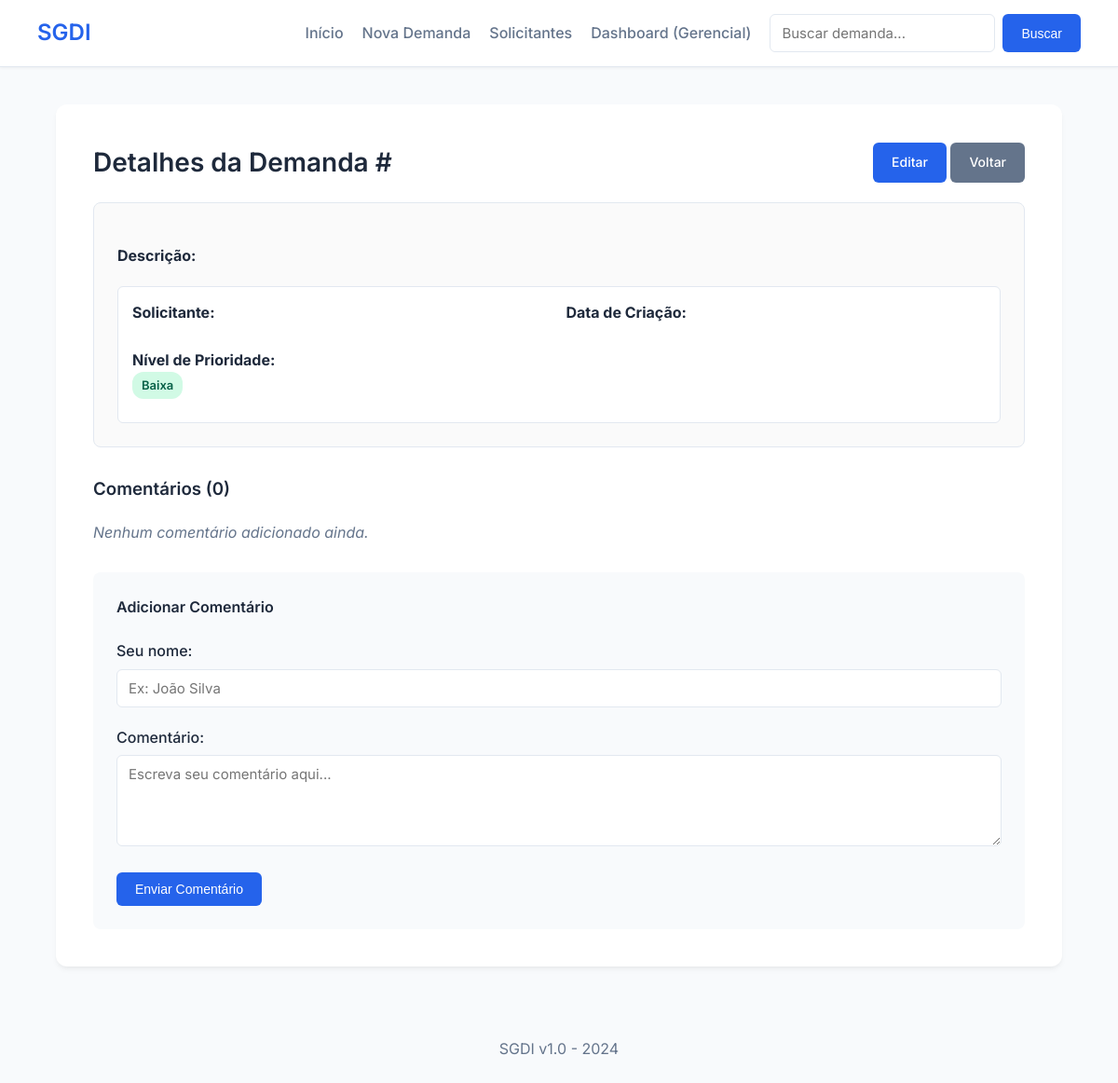
Page /detalhes/10 on the earlier database version.
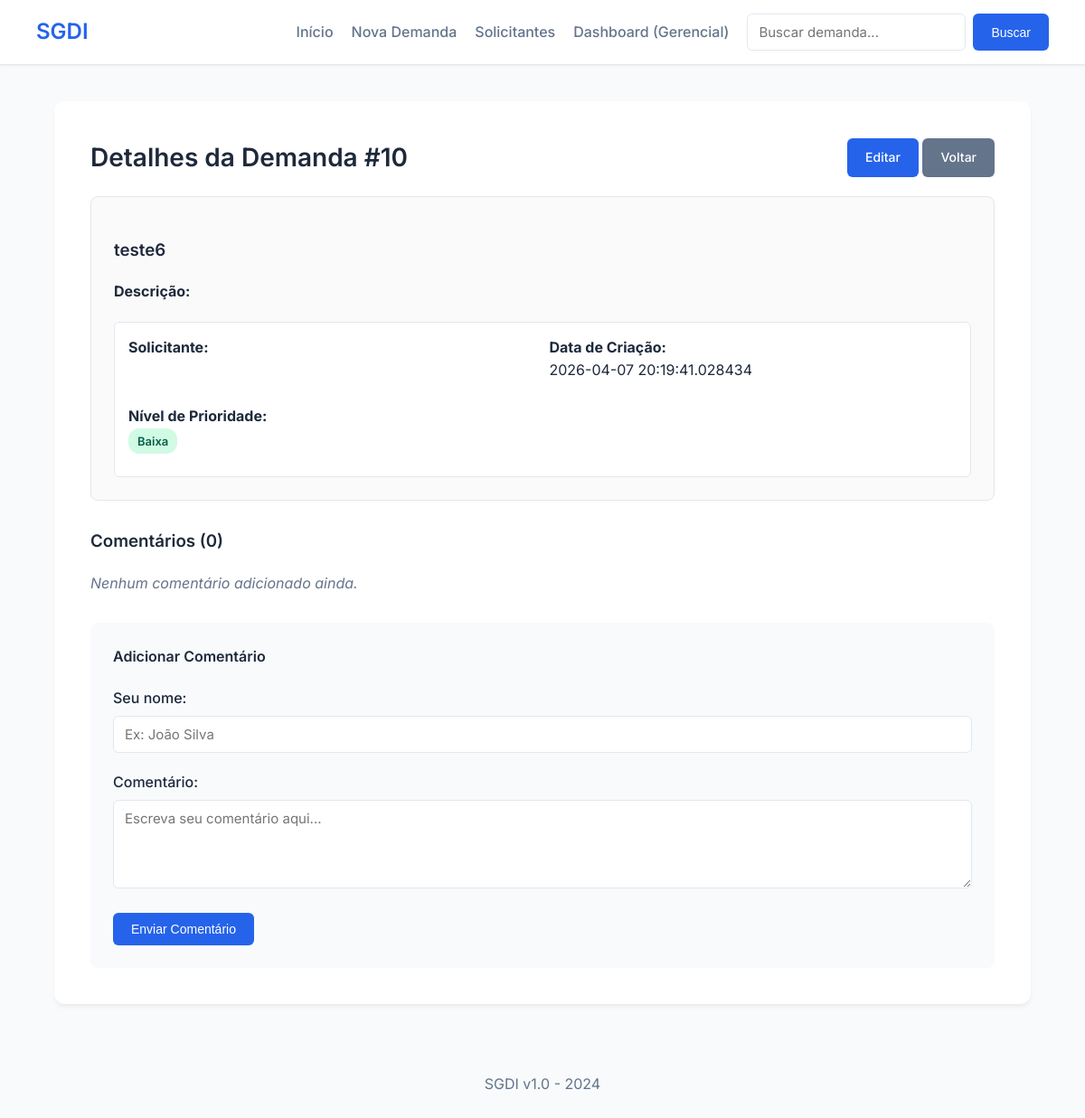
Same page on the later database version.
### tables this page shows
CREATE TABLE demandas (
    id INTEGER PRIMARY KEY AUTOINCREMENT,
    titulo TEXT,
    descricao TEXT,
    solicitante TEXT,
    data_criacao TEXT,
    nivel_prioridade TEXT
);

### app.py (the view)
@app.route('/detalhes/<int:id>')
def detalhes(id):
    conn = get_db()
    cursor = conn.cursor()
    demanda = cursor.execute(
        'SELECT * FROM demandas WHERE id=?', (id,)
    ).fetchone()
    comentarios = cursor.execute(
        'SELECT * FROM comentarios WHERE demanda_id=?',
        (id,)
    ).fetchall()
    conn.close()
    return render_template('detalhes.html', demanda=demanda, comentarios=comentarios)

### app.py (called while the page is built)
def get_db():
    conn = sqlite3.connect('demandas.db')
    conn.row_factory = sqlite3.Row
    return conn

### templates/detalhes.html (shortened to what this page needs)
{% extends "base.html" %}
{% block content %}
<div style="display: flex; justify-content: space-between; align-items: center; margin-bottom: 20px;">
    <h2 style="margin: 0;">Detalhes da Demanda #{{ demanda[0] }}</h2>
    <div>
        <a href="/editar/{{ demanda[0] }}" class="btn">Editar</a>
        <a href="/" class="btn btn-secondary">Voltar</a>
    </div>
</div>
<div class="detail-card">
    <h3>{{ demanda[1] }}</h3>
    <p><strong>Descrição:</strong></p>
    <div style="display: grid; grid-template-columns: 1fr 1fr; gap: 15px; background: #fff; padding: 15px; border-radius: 6px; border: 1px solid var(--border-color);">
        <p><strong>Solicitante:</strong><br>{{ demanda[3] }}</p>
        <p><strong>Data de Criação:</strong><br>{{ demanda[4] }}</p>
        <p><strong>Nível de Prioridade:</strong><br>
            {% if demanda[5]|lower in ['crítica','critica'] %}
                <span class="badge badge-critica" style="background:#dc3545; color:#fff;">Crítica</span>
            {% elif demanda[5]|lower == 'alta' %}
                <span class="badge badge-alta">Alta</span>
            {% elif demanda[5]|lower in ['média','media'] %}
                <span class="badge badge-media">Média</span>
            {% else %}
                <span class="badge badge-baixa">Baixa</span>
            {% endif %}
        </p>
    </div>
</div>
<h3>Comentários ({{ comentarios|length }})</h3>
<div style="margin-bottom: 30px;">
    {% for comentario in comentarios %}
    <div class="comment-card">
        <p class="meta"><strong>{{ comentario[3] }}</strong> em {{ comentario[4] }}</p>
        <p>{{ comentario[2] }}</p>
    </div>
    {% else %}
    <p style="color: var(--text-muted); font-style: italic;">Nenhum comentário adicionado ainda.</p>
    {% endfor %}
</div>
<div style="background: var(--bg-color); padding: 25px; border-radius: 8px;">
    <h4 style="margin-top: 0;">Adicionar Comentário</h4>
    <form method="POST" action="/adicionar_comentario/{{ demanda[0] }}">
        <div class="form-group">
            <label>Seu nome:</label>
            <input type="text" name="autor" placeholder="Ex: João Silva" required>
        </div>
        <div class="form-group">
            <label>Comentário:</label>
            <textarea name="comentario" rows="4" placeholder="Escreva seu comentário aqui..." required></textarea>
        </div>
        <button type="submit">Enviar Comentário</button>
    </form>
</div>
{% endblock %}

Differences in the rows shown:
added demandas: id "10", titulo "teste6", data_criacao "2026-04-07 20:19:41.028434"
